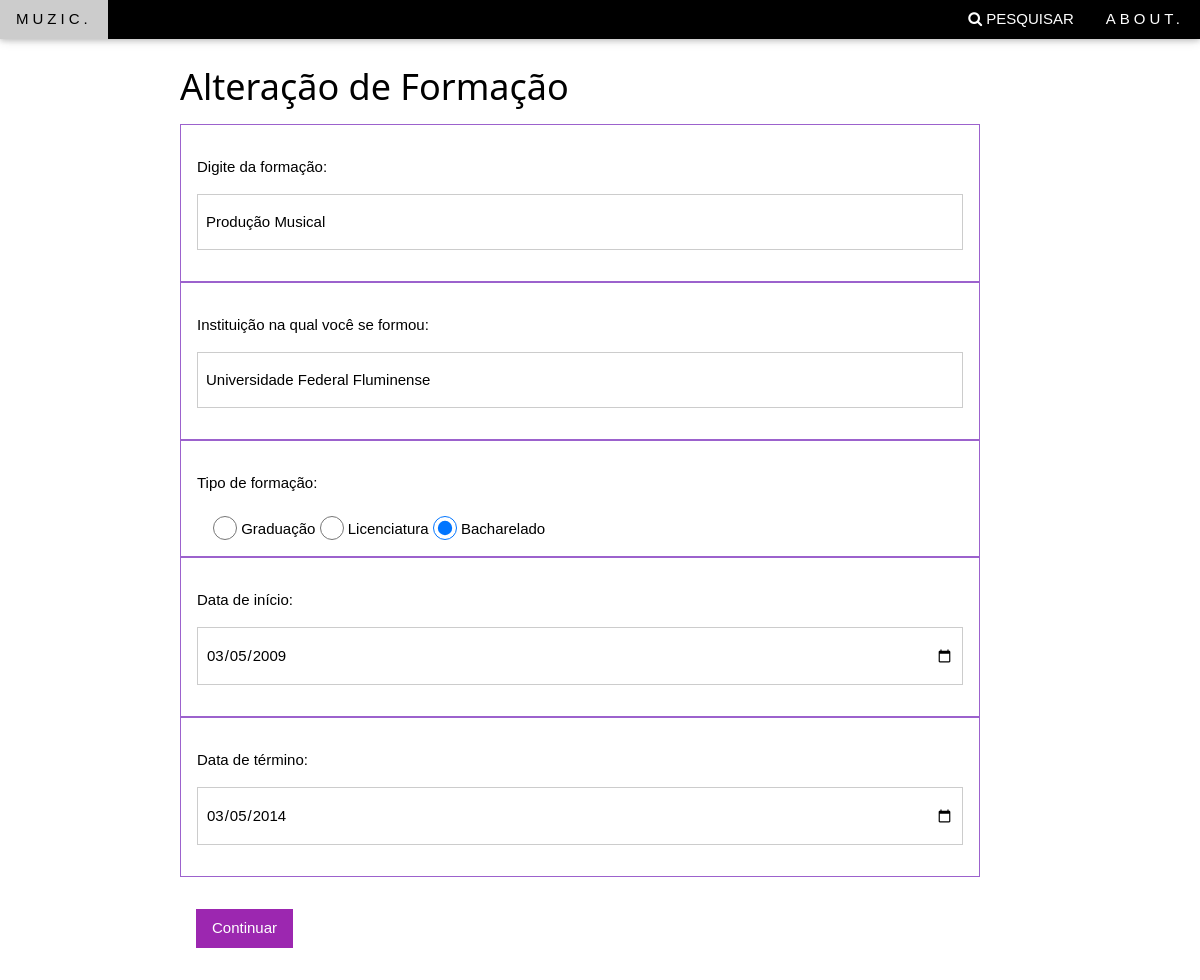
Page /Alteracoes/mostraFormacao.php (signed in) on the committed database.
### tables this page shows
CREATE TABLE `tb_formacao` (
  `cod_formacao` int(11) NOT NULL,
  `nome_formacao` varchar(50) NOT NULL,
  `instituicao` varchar(50) NOT NULL,
  `tipo_curso` varchar(50) NOT NULL
);

CREATE TABLE `tb_form_usuario` (
  `cod_usuario` int(8) NOT NULL,
  `cod_formacao` int(11) NOT NULL,
  `data_inicio` date NOT NULL,
  `data_conclusao` date NOT NULL
);

### Alteracoes/mostraFormacao.php (the view, shortened to what this page needs)
<!DOCTYPE html>
<html>
  <head>
  </head>
  <link rel="stylesheet" href="../w3.css">
  <link rel="stylesheet" href="https://cdnjs.cloudflare.com/ajax/libs/font-awesome/4.7.0/css/font-awesome.min.css">
<?php
  include 'config.php';
  include 'SQLExecute.php';
  $con = conectar();
  $email = $_SESSION['email'];
  $senha = $_SESSION['senha'];
  $sql = "SELECT * FROM tb_usuario where email like '$email' AND senha like '$senha'";
  $res = SQLExecute($con,$sql);
  $row_user = mysql_fetch_array($res);
  $cod_user = $row_user['cod_usuario'];
  $sql = "SELECT * FROM tb_form_usuario where cod_usuario like '$cod_user'";
  $res = SQLExecute($con,$sql);
  $row_form = mysql_fetch_array($res);
  $cod_form = $row_form['cod_formacao'];
  $sql = "SELECT * FROM tb_formacao where cod_formacao like '$cod_form'";
  $res = SQLExecute($con,$sql);
  $row_form_user = mysql_fetch_array($res);
?>
  <body>
  <div class="w3-top">
    <div class="w3-bar w3-black w3-card" id="myNavbar">
      <a href="/o php modificado/login1.php" class="w3-bar-item w3-button w3-wide">MUZIC.</a>
      <div class="w3-right w3-hide-small">
        <button class="w3-bar-item w3-button"><i class="fa fa-search"></i> PESQUISAR </button>
        <a href="#about" class="w3-bar-item w3-button w3-wide">ABOUT.</a>
      </div>
    </div>
    </div>
    <header><h1 style="margin-top: 5%; margin-left: 15%"> Alteração de Formação </h1></header>
    <div style="margin-left: 15%" class="w3-twothird">
      <form action="altFormacao.php" name="Cadastro" method="POST">
        <div class="w3-container m2 w3-padding-16 w3-border-deep-purple w3-border">
          <p> Digite da formação: </p>
          <p><input class="w3-input w3-border w3-padding-16" type="text" value="<?php echo $row_form_user['nome_formacao']?>" placeholder="Ex.: Violão Clássico" name="nome_formacao"></p>
        </div>
        <div class="w3-container m2 w3-padding-16 w3-border-deep-purple w3-border">
          <p> Instituição na qual você se formou: </p>
          <p><input class="w3-input w3-border w3-padding-16" type="text" placeholder="Ex.: Belas Artes" value="<?php echo $row_form_user['instituicao']?>" name="instituicao"></p>
        </div>
        <div class="w3-container m2 w3-padding-16 w3-border-deep-purple w3-border">
          <p>Tipo de formação:</p>
          <div class="w3-container">
            <input class="w3-radio" type="radio" name="tipo_curso" value="Graduação" checked="tipo_form_grad()"> Graduação
            <input class="w3-radio" type="radio" name="tipo_curso" value="Licenciatura" checked="tipo_form_lice()"> Licenciatura
            <input class="w3-radio" type="radio" name="tipo_curso" value="Bacharelado" checked="tipo_form_bach()"> Bacharelado
          </div>
        </div>
<div class="w3-container m2 w3-padding-16 w3-border-deep-purple w3-border">
          <p>Data de início:</p>
          <p><input class="w3-input w3-border w3-padding-16" type="date" value="<?php echo $row_form['data_inicio']?>" placeholder="Ex.: 01/04/1964" name="dt_inicio"></p>
        </div>
        <div class="w3-container m2 w3-padding-16 w3-border-deep-purple w3-border">
          <p>Data de término:</p>
          <p><input class="w3-input w3-border w3-padding-16" type="date" value="<?php echo $row_form['data_conclusao']?>" placeholder="Ex.: 01/04/1964" name="dt_termino"></p>
        </div>
        <div class="w3-container m2 w3-padding-32">
          <input type="submit" class="w3-button w3-purple" name="continuar" value="Continuar">
        </div>
      </form>
    </div>
  </body>
</html>

### w3.css (style rules this page uses)
html { box-sizing:border-box }
*,*:before,*:after { box-sizing:inherit }
html { -ms-text-size-adjust:100%;-webkit-text-size-adjust:100% }
body { margin:0 }
article,aside,details,figcaption,figure,footer,header,main,menu,nav,section,summary { display:block }
a { background-color:transparent;-webkit-text-decoration-skip:objects }
button,input,select,textarea { font:inherit;margin:0 }
button,input { overflow:visible }
button,select { text-transform:none }
button,html [type=button],[type=reset],[type=submit] { -webkit-appearance:button }
[type=checkbox],[type=radio] { padding:0 }
html,body { font-family:Verdana,sans-serif;font-size:15px;line-height:1.5 }
html { overflow-x:hidden }
h1 { font-size:36px }
h1,h2,h3,h4,h5,h6 { font-family:"Segoe UI",Arial,sans-serif;font-weight:400;margin:10px 0 }
.w3-wide { letter-spacing:4px }
a { color:inherit }
.w3-btn,.w3-button { border:none;display:inline-block;padding:8px 16px;vertical-align:middle;overflow:hidden;text-decoration:none;color:inherit;background-color:inherit;text-align:center;cursor:pointer;white-space:nowrap }
.w3-btn,.w3-button { -webkit-touch-callout:none;-webkit-user-select:none;-khtml-user-select:none;-moz-user-select:none;-ms-user-select:none;user-select:none }
.w3-input { padding:8px;display:block;border:none;border-bottom:1px solid #ccc;width:100% }
.w3-check,.w3-radio { width:24px;height:24px;position:relative;top:6px }
.w3-bar { width:100%;overflow:hidden }
.w3-bar .w3-bar-item { padding:8px 16px;float:left;width:auto;border:none;display:block;outline:0 }
.w3-bar .w3-button { white-space:normal }
.w3-container:after,.w3-container:before,.w3-panel:after,.w3-panel:before,.w3-row:after,.w3-row:before,.w3-row-padding:after,.w3-row-padding:before, .w3-cell-row:before,.w3-cell-row:after,.w3-clear:after,.w3-clear:before,.w3-bar:before,.w3-bar:after { content:"";display:table;clear:both }
.w3-col,.w3-half,.w3-third,.w3-twothird,.w3-threequarter,.w3-quarter { float:left;width:100% }
@media (min-width:601px) { .w3-col.m8,.w3-twothird { width:66.66666% } }
.w3-top,.w3-bottom { position:fixed;width:100%;z-index:1 }
.w3-top { top:0 }
.w3-container,.w3-panel { padding:0.01em 16px }
.w3-card,.w3-card-2 { box-shadow:0 2px 5px 0 rgba(0,0,0,0.16),0 2px 10px 0 rgba(0,0,0,0.12) }
.w3-border { border:1px solid #ccc!important }
.w3-padding-16 { padding-top:16px!important;padding-bottom:16px!important }
.w3-padding-32 { padding-top:32px!important;padding-bottom:32px!important }
.w3-right { float:right!important }
.w3-purple,.w3-hover-purple:hover { color:#fff!important;background-color:#9c27b0!important }
.w3-black,.w3-hover-black:hover { color:#fff!important;background-color:#000!important }
.w3-border-deep-purple,.w3-hover-border-deep-purple:hover { border-color:#9C62CD!important }

### rows in the picture
tb_formacao: nome_formacao "Produção Musical", instituicao "Universidade Federal Fluminense"
tb_form_usuario: dt_inicio "03/05/2009", dt_termino "03/05/2014"
